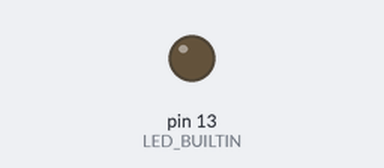
A sketch run on a simulated Arduino Uno, built with avr-gcc and run on an emulated ATmega328P. Shown: output pins drawn as LEDs (lit = HIGH).

Above: at 0.5 s.
At 3.5 s:
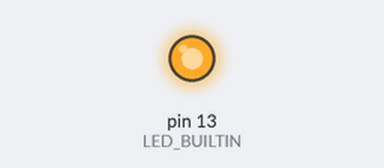
Timing chart, 0 to 7.8 s (numbered marks = the images above):
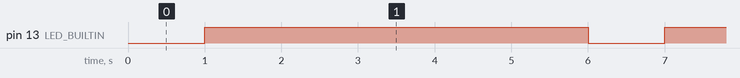

The sketch:

Blink.ino
```cpp
void setup() {

  pinMode(LED_BUILTIN, OUTPUT);

  digitalWrite(LED_BUILTIN, HIGH);

}


void loop() {

  digitalWrite(LED_BUILTIN, LOW);

  delay(1000);

  digitalWrite(LED_BUILTIN, HIGH);

  delay(5000);

}
```

Measured:
- by itself, pin 13 (LED_BUILTIN): alternates HIGH for 5.0 s and LOW for 1.0 s
